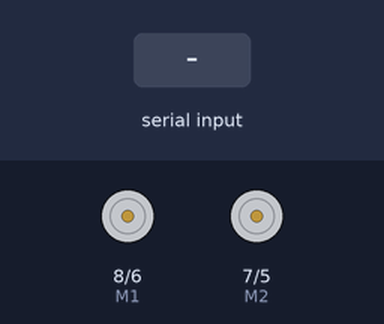
A sketch run on a simulated Arduino Uno, built with avr-gcc and run on an emulated ATmega328P. Parts: direction and speed pins drawn as motors (green arrow = direction pin HIGH = forward, orange = LOW = backward, longer = more drive). The test bench sets the inputs (shaded band).

Above: at 1.2 s.
1.3 s: "w" received over Serial
At 2.0 s:
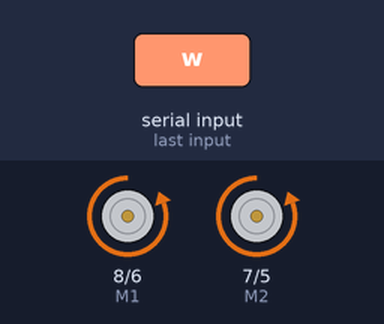
2.8 s: "s" received over Serial
At 3.2 s:
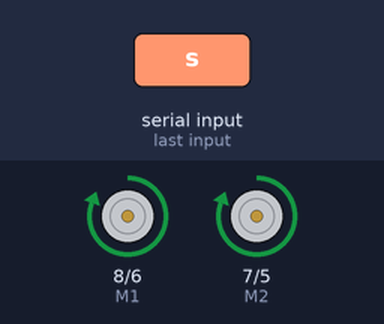
4.3 s: "a" received over Serial
At 5.5 s:
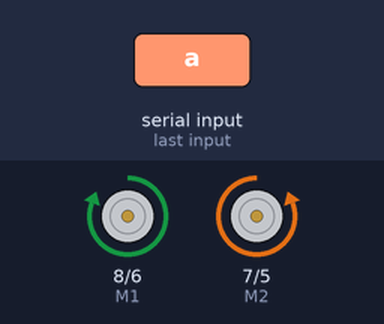
5.8 s: "d" received over Serial
At 6.6 s:
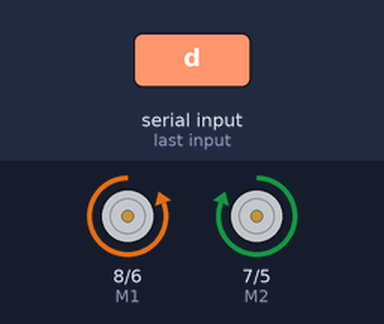
7.3 s: "1" received over Serial
At 7.8 s:
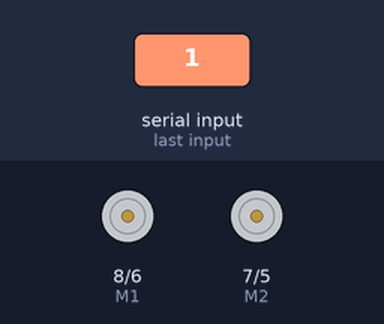
Timing chart, 0 to 9.8 s (numbered marks = the images above; inputs shaded):
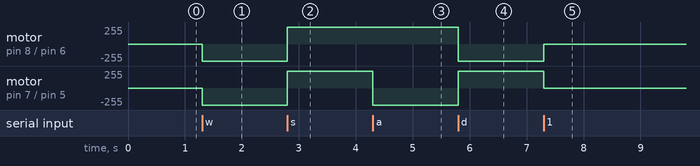

Measured:
- after the input at 1.3 s, motor on pin 8 (M1) / pin 6 (E1), motor on pin 7 (M2) / pin 5 (E2): stopped → backward 255/255 at once
- after the input at 2.8 s, motor on pin 8 (M1) / pin 6 (E1), motor on pin 7 (M2) / pin 5 (E2): backward 255/255 → forward 255/255 at once
- after the input at 4.3 s, motor on pin 7 (M2) / pin 5 (E2): forward 255/255 → backward 255/255 at once
- after the input at 5.8 s, motor on pin 8 (M1) / pin 6 (E1): forward 255/255 → backward 255/255 at once; motor on pin 7 (M2) / pin 5 (E2): backward 255/255 → forward 255/255 at once
- after the input at 7.3 s, motor on pin 8 (M1) / pin 6 (E1): backward 255/255 → stopped at once; motor on pin 7 (M2) / pin 5 (E2): forward 255/255 → stopped at once

The sketch:

USBMoveCommands.ino
```cpp
int E1 = 6; //M1 Speed Control
int E2 = 5; //M2 Speed Control
int M1 = 8; //M1 Direction Control
int M2 = 7; //M2 Direction Control
void setup(void)
{
int i;
for(i=5;i<=8;i++)
pinMode(i, OUTPUT);
Serial.begin(115200);
}
void loop(void)
{
while (Serial.available() < 1) {} // Wait until a character is received
char val = Serial.read();
int leftspeed = 255; //255 is maximum speed
int rightspeed = 255;
switch(val) // Perform an action depending on the command
{
case 'w'://Move Forward
forward (leftspeed,rightspeed);
break;
case 's'://Move Backwards
reverse (leftspeed,rightspeed);
break;
case 'a'://Turn Left
left (leftspeed,rightspeed);
break;
case 'd'://Turn Right
right (leftspeed,rightspeed);
break;
default:
stop();
break;
}
}
void stop(void) //Stop
{
digitalWrite(E1,LOW);
digitalWrite(E2,LOW);
}
void forward(char a,char b)
{
analogWrite (E1,a);
digitalWrite(M1,LOW);
analogWrite (E2,b);
digitalWrite(M2,LOW);
}
void reverse (char a,char b)
{
analogWrite (E1,a);
digitalWrite(M1,HIGH);
analogWrite (E2,b);
digitalWrite(M2,HIGH);
}
void left (char a,char b)
{
analogWrite (E1,a);
digitalWrite(M1,HIGH);
analogWrite (E2,b);
digitalWrite(M2,LOW);
}
void right (char a,char b)
{
analogWrite (E1,a);
digitalWrite(M1,LOW);
analogWrite (E2,b);
digitalWrite(M2,HIGH);
}
```
